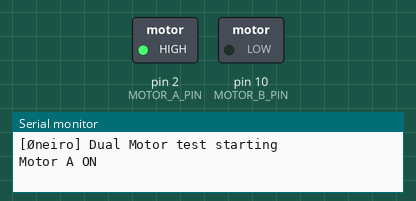
Recording of a sketch running on a simulated Arduino Uno, built with avr-gcc and run on an emulated ATmega328P. On the bench: switched loads named in the sketch (green lamp = pin HIGH), the last lines printed to the serial monitor.

Above: at 0.2 s.
At 1.2 s:
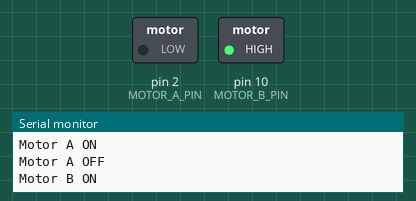
At 6.0 s:
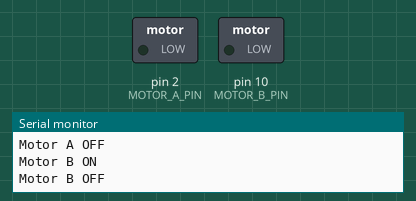
Timing chart, 0 to 8.1 s (numbered marks = the images above):
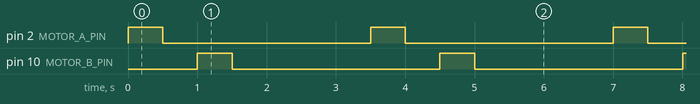

The sketch:

motor_test.ino
```cpp
const int MOTOR_A_PIN = 2;   // XIAO GPIO D0 / GPIO2
const int MOTOR_B_PIN = 10;  // XIAO GPIO D10 / GPIO10

void setup() {
  Serial.begin(115200);
  pinMode(MOTOR_A_PIN, OUTPUT);
  pinMode(MOTOR_B_PIN, OUTPUT);
  Serial.println("[Øneiro] Dual Motor test starting");
}

void loop() {
  Serial.println("Motor A ON");
  digitalWrite(MOTOR_A_PIN, HIGH);
  delay(500);

  Serial.println("Motor A OFF");
  digitalWrite(MOTOR_A_PIN, LOW);
  delay(500);

  Serial.println("Motor B ON");
  digitalWrite(MOTOR_B_PIN, HIGH);
  delay(500);

  Serial.println("Motor B OFF");
  digitalWrite(MOTOR_B_PIN, LOW);
  delay(2000);
}
```

Measured:
- by itself, pin 2 (MOTOR_A_PIN), pin 10 (MOTOR_B_PIN): alternates HIGH for 0.50 s and LOW for 3.0 s
- by itself, everything shown: repeats every 3.5 s, in 4 steps
